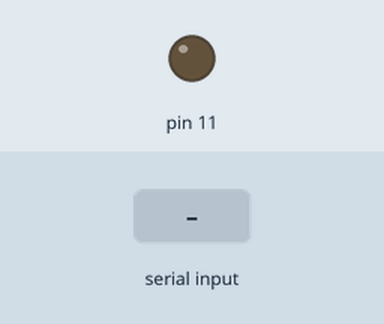
Simulated run of this sketch. Board: Arduino Uno, built with avr-gcc and run on an emulated ATmega328P. Parts: output pins drawn as LEDs (lit = HIGH). The test bench sets the inputs (shaded band).

Above: at 8.2 s.
8.3 s: "a" received over Serial
At 9.5 s:
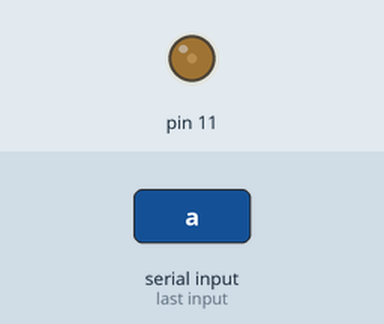
9.8 s: "i" received over Serial
At 10.6 s:
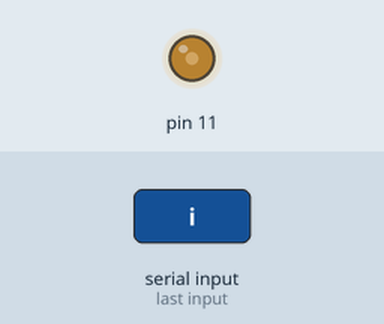
11.3 s: "s" received over Serial
At 11.7 s:
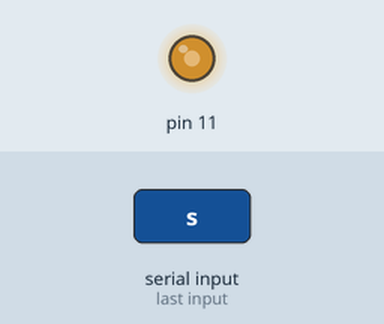
12.8 s: "r" received over Serial
At 14.1 s:
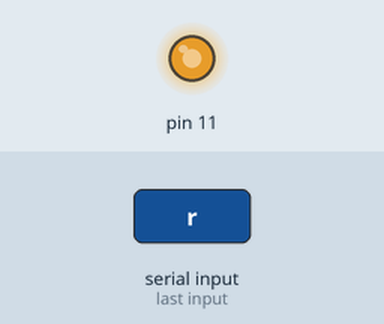
Timing chart, 0 to 15.3 s (numbered marks = the images above; inputs shaded):
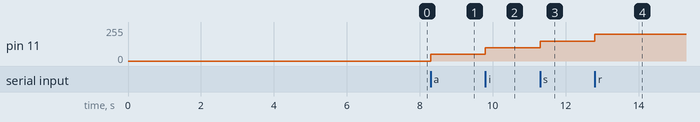

The sketch:

PruebaBluetooth.ino
```cpp
int val;

void setup()
{
  Serial.begin(9600);
  delay(7000);
}

void loop()
{
  if(Serial.available() >= 1)
  {
    val = Serial.read();

    if(val == 'a')
    {
      analogWrite(11,50);
    }
    else if(val == 'i')
    {
      analogWrite(11,100);
    }
    else if(val == 's')
    {
      analogWrite(11,150);
    }
    else if(val == 'r')
    {
      analogWrite(11,200);
    }
    else if(val == 'd')
    {
      analogWrite(11,255);
    }
    else
    {
      analogWrite(11,0);
    }
  }
}
```

Measured:
- after the input at 8.3 s, pin 11: 0/255 → 50/255 at once
- after the input at 9.8 s, pin 11: 50/255 → 100/255 at once
- after the input at 11.3 s, pin 11: 100/255 → 150/255 at once
- after the input at 12.8 s, pin 11: 150/255 → 200/255 at once
